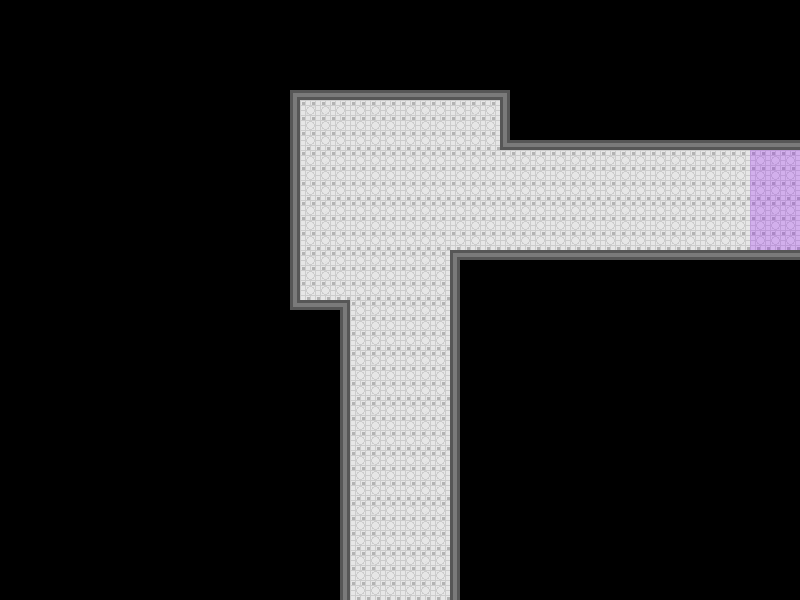

This game map was drawn from its Tiled (.tmx) file and the tilesets committed beside it. A one-line description and the trimmed map source follow:
An orthogonal 16x12 tile map with 50x50 px tiles, 1 tile layer (Tile Layer 1).

<map version="1.0" orientation="orthogonal" width="16" height="12" tilewidth="50" tileheight="50">
 <properties>
  <property name="hero.position" value="400,525,1" />
 </properties>
 <tileset firstgid="1" name="tiles" tilewidth="50" tileheight="50">
  <image source="tiles.png" width="200" height="250" />
 </tileset>
 <layer name="Tile Layer 1" width="16" height="12">
  <data>[192 cells, 192 non-empty, 13 distinct tile ids]</data>
 </layer>
</map>
